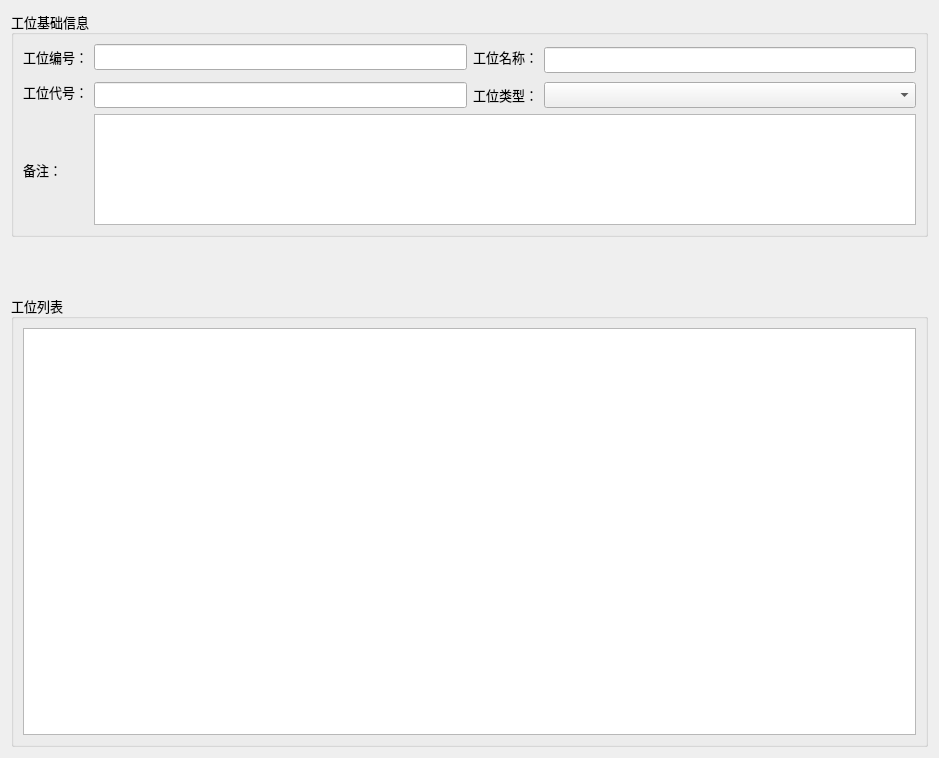
<?xml version="1.0" encoding="UTF-8"?>
<ui version="4.0">
 <class>WidgetBaseStation</class>
 <widget class="QWidget" name="WidgetBaseStation">
  <property name="geometry">
   <rect>
    <x>0</x>
    <y>0</y>
    <width>939</width>
    <height>758</height>
   </rect>
  </property>
  <property name="palette">
   <palette>
    <active>
     <colorrole role="Text">
      <brush brushstyle="SolidPattern">
       <color alpha="255">
        <red>0</red>
        <green>0</green>
        <blue>0</blue>
       </color>
      </brush>
     </colorrole>
    </active>
    <inactive>
     <colorrole role="Text">
      <brush brushstyle="SolidPattern">
       <color alpha="255">
        <red>0</red>
        <green>0</green>
        <blue>0</blue>
       </color>
      </brush>
     </colorrole>
    </inactive>
    <disabled>
     <colorrole role="Text">
      <brush brushstyle="SolidPattern">
       <color alpha="255">
        <red>0</red>
        <green>0</green>
        <blue>0</blue>
       </color>
      </brush>
     </colorrole>
    </disabled>
   </palette>
  </property>
  <property name="font">
   <font>
    <family>微软雅黑</family>
    <pointsize>10</pointsize>
   </font>
  </property>
  <property name="windowTitle">
   <string>Form</string>
  </property>
  <layout class="QVBoxLayout" name="verticalLayout_2" stretch="5,1,10">
   <item>
    <widget class="QGroupBox" name="groupBoxMessage">
     <property name="title">
      <string>工位基础信息</string>
     </property>
     <layout class="QGridLayout" name="gridLayout">
      <item row="1" column="0" rowspan="2">
       <widget class="QLabel" name="labelStationCode">
        <property name="text">
         <string>工位代号：</string>
        </property>
       </widget>
      </item>
      <item row="2" column="2">
       <widget class="QLabel" name="labelStationType">
        <property name="text">
         <string>工位类型：</string>
        </property>
       </widget>
      </item>
      <item row="3" column="0">
       <widget class="QLabel" name="labelDescription">
        <property name="text">
         <string>备注：</string>
        </property>
       </widget>
      </item>
      <item row="2" column="1">
       <widget class="QLineEdit" name="editStationCode"/>
      </item>
      <item row="0" column="0">
       <widget class="QLabel" name="labelStationID">
        <property name="text">
         <string>工位编号：</string>
        </property>
       </widget>
      </item>
      <item row="0" column="2">
       <widget class="QLabel" name="labelStationName">
        <property name="text">
         <string>工位名称：</string>
        </property>
       </widget>
      </item>
      <item row="2" column="3">
       <widget class="QComboBox" name="comboBoxStationType"/>
      </item>
      <item row="0" column="1">
       <widget class="QLineEdit" name="editStationID"/>
      </item>
      <item row="3" column="1" colspan="3">
       <widget class="QTextEdit" name="editDescription"/>
      </item>
      <item row="0" column="3" rowspan="2">
       <widget class="QLineEdit" name="editStationName"/>
      </item>
     </layout>
    </widget>
   </item>
   <item>
    <widget class="ButtonGroup" name="buttonGroup" native="true"/>
   </item>
   <item>
    <widget class="QGroupBox" name="groupBox">
     <property name="title">
      <string>工位列表</string>
     </property>
     <layout class="QVBoxLayout" name="verticalLayout">
      <item>
       <widget class="QTableView" name="tableView"/>
      </item>
     </layout>
    </widget>
   </item>
  </layout>
 </widget>
 <customwidgets>
  <customwidget>
   <class>ButtonGroup</class>
   <extends>QWidget</extends>
   <header>ButtonGroup.h</header>
   <container>1</container>
  </customwidget>
 </customwidgets>
 <resources/>
 <connections/>
</ui>
